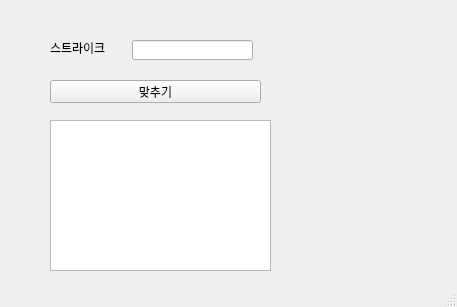
<?xml version="1.0" encoding="UTF-8"?>
<ui version="4.0">
 <class>MainWindow</class>
 <widget class="QMainWindow" name="MainWindow">
  <property name="geometry">
   <rect>
    <x>0</x>
    <y>0</y>
    <width>457</width>
    <height>307</height>
   </rect>
  </property>
  <property name="windowTitle">
   <string>MainWindow</string>
  </property>
  <widget class="QWidget" name="centralwidget">
   <widget class="QLabel" name="lb">
    <property name="geometry">
     <rect>
      <x>50</x>
      <y>40</y>
      <width>71</width>
      <height>16</height>
     </rect>
    </property>
    <property name="text">
     <string>스트라이크</string>
    </property>
   </widget>
   <widget class="QLineEdit" name="le">
    <property name="geometry">
     <rect>
      <x>132</x>
      <y>40</y>
      <width>121</width>
      <height>20</height>
     </rect>
    </property>
   </widget>
   <widget class="QPushButton" name="pb">
    <property name="geometry">
     <rect>
      <x>50</x>
      <y>80</y>
      <width>211</width>
      <height>23</height>
     </rect>
    </property>
    <property name="text">
     <string>맞추기</string>
    </property>
   </widget>
   <widget class="QTextEdit" name="te">
    <property name="geometry">
     <rect>
      <x>50</x>
      <y>120</y>
      <width>221</width>
      <height>151</height>
     </rect>
    </property>
   </widget>
  </widget>
  <widget class="QStatusBar" name="statusbar"/>
 </widget>
 <resources/>
 <connections/>
</ui>
